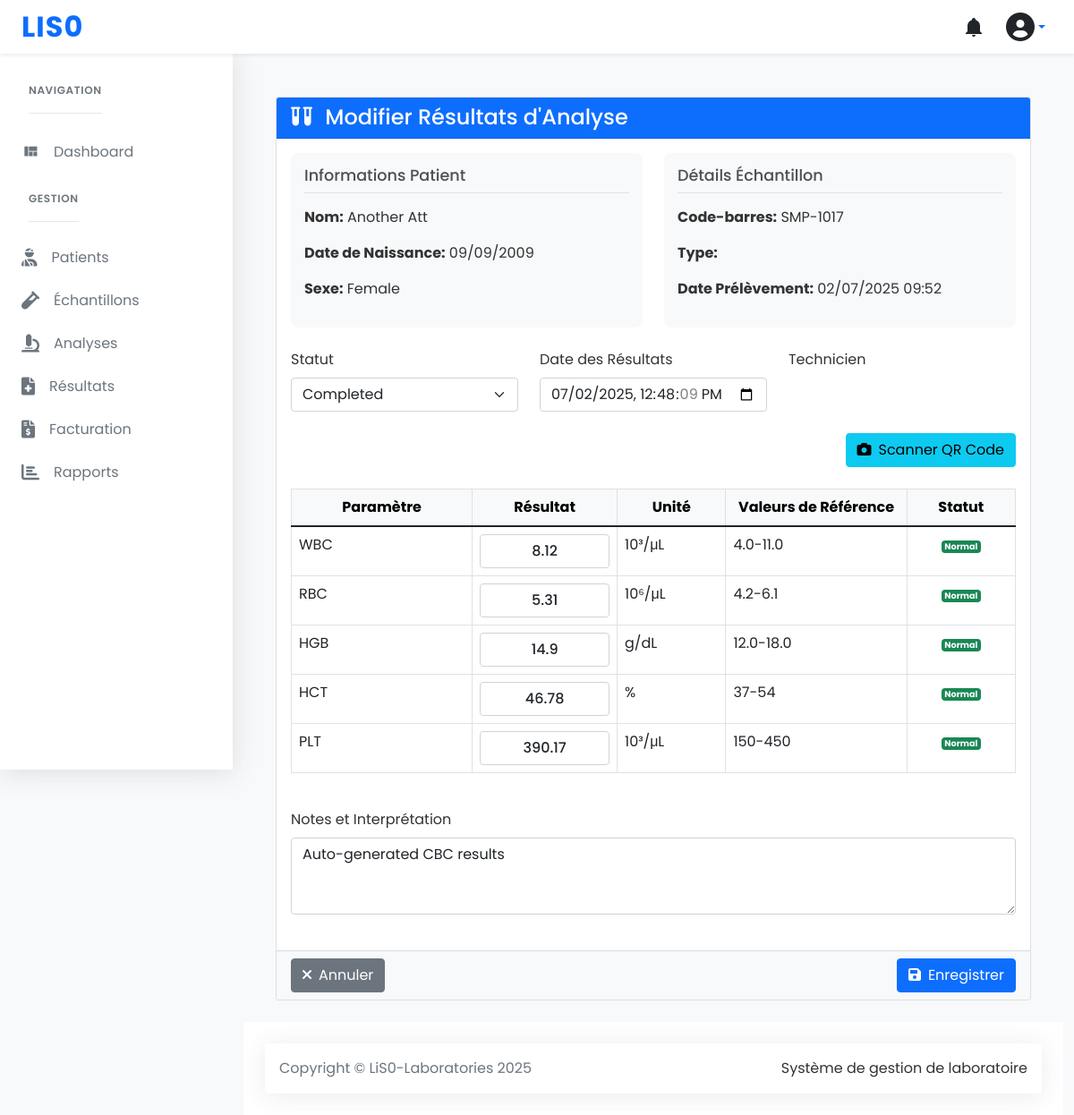
The app's page /results/21/edit/ with its own data.
### results/models.py (models this page shows, shortened)
class Result(BaseModel):
    history = AuditlogHistoryField()
    STATUS_CHOICES = [
        ('pending', 'Pending'),
        ('completed', 'Completed'),
        ('verified', 'Verified'),
    ]
    qr_code = models.ImageField(upload_to='results/qr_codes/', blank=True, null=True)
    sample = models.OneToOneField(Sample, on_delete=models.CASCADE, related_name='result')
    status = models.CharField(max_length=20, choices=STATUS_CHOICES, default='pending')
    test_date = models.DateTimeField()
    completed_date = models.DateTimeField(null=True, blank=True)
    verified_by = models.CharField(max_length=100, blank=True)
    notes = models.TextField(blank=True)
    values = models.JSONField(default=dict)  # Stores test results in key-value pairs
    patient = models.ForeignKey(User, on_delete=models.CASCADE, related_name='patient_results')
    @property
    def patient(self):
        return self.sample.patient
    class Meta:
        ordering = ['-test_date']

### samples/models.py (models this page shows, shortened)
class Sample(BaseModel):
    STATUS_CHOICES = [
        ('collected', 'Collected'),
        ('received', 'Received in Lab'),
        ('processing', 'Processing'),
        ('analyzed', 'Analyzed'),
        ('reported', 'Reported'),
        ('archived', 'Archived'),
        ('rejected', 'Rejected'),
    ]
    REJECTION_REASONS = [
        ('hemolyzed', 'Hemolyzed'),
        ('insufficient', 'Insufficient Volume'),
        ('contaminated', 'Contaminated'),
    ]
    objects = SampleQuerySet.as_manager()
    patient = models.ForeignKey(Patient, on_delete=models.CASCADE, related_name='samples')
    sample_type = models.ManyToManyField(SampleType)
    collection_date = models.DateTimeField()
    received_date = models.DateTimeField(null=True, blank=True)
    status = models.CharField(max_length=20, choices=STATUS_CHOICES, default='collected')
    rejection_reason = models.CharField(max_length=20, choices=REJECTION_REASONS, blank=True, null=True)
    rejection_notes = models.TextField(blank=True, null=True)
    notes = models.TextField(blank=True)
    barcode = models.CharField(max_length=50, unique=True)
    current_technician = models.ForeignKey(
        'users.User',
        on_delete=models.SET_NULL,
        null=True,
        blank=True,
        related_name='current_samples'
    )
    qr_code = models.ImageField(upload_to='qr_codes/samples/', blank=True, null=True)
    qr_token = models.CharField(max_length=64, blank=True)
    qr_token_expires = models.DateTimeField(null=True, blank=True)
    class Meta:
        ordering = ['-collection_date']
        indexes = [
            models.Index(fields=['barcode']),
            models.Index(fields=['status']),
            models.Index(fields=['collection_date']),
        ]

### patients/models.py (models this page shows, shortened)
class Patient(models.Model):
    GENDER_CHOICES = [
        ('M', 'Male'),
        ('F', 'Female'),
        ('O', 'Other'),
    ]
    first_name = models.CharField(max_length=100)
    last_name = models.CharField(max_length=100)
    date_of_birth = models.DateField()
    gender = models.CharField(max_length=1, choices=GENDER_CHOICES)
    phone_number = models.CharField(max_length=17)
    email = models.EmailField(blank=True)
    address = models.TextField(blank=True)
    medical_history = models.TextField(blank=True)
    qr_code = models.ImageField(upload_to='patient_qr_codes/', blank=True)
    qr_token = models.CharField(max_length=64, blank=True)
    qr_token_expires = models.DateTimeField(null=True, blank=True)
    created_at = models.DateTimeField(auto_now_add=True)
    updated_at = models.DateTimeField(auto_now=True)
    @property
    def full_name(self):
        return f"{self.first_name} {self.last_name}"
    class Meta:
        ordering = ['-created_at']
        verbose_name = 'Patient'
        verbose_name_plural = 'Patients'

### results/views.py (the view, shortened to what this page needs)
# urls.py: path('results/<int:pk>/edit/', ResultUpdateView.as_view(), name='edit_result'),
class ResultUpdateView(UpdateView):
    model = Result
    form_class = ResultForm
    template_name = 'results/result_form.html'
    context_object_name = 'result'
    def get_context_data(self, **kwargs):
        context = super().get_context_data(**kwargs)
        context['editing'] = True
        return context

### results/forms.py (called while the page is built)
    def _get_reference_range(self, parameter):
        ranges = {
            'WBC': '4.0-11.0', 'RBC': '4.2-6.1', 'HGB': '12.0-18.0',
            'HCT': '37-54', 'PLT': '150-450', 'GLU': '70-100',
            'CA': '8.5-10.2', 'NA': '135-145', 'K': '3.5-5.2',
            'CL': '98-107', 'CO2': '23-29'
        }
        return ranges.get(parameter, 'N/A')

### templates/results/result_form.html (shortened to what this page needs)
{% extends "base.html" %}
{% load static %}
{% block content %}
<div class="container mt-4">
  <div class="card">
    <div class="card-header bg-primary text-white">
      <h4 class="mb-0">
        <i class="fas fa-vials me-2"></i>
        {% if editing %}Modifier{% else %}Créer{% endif %} Résultats d'Analyse
      </h4>
    </div>
    <form method="post" id="result-form">
      <div class="card-body">
        <div class="row mb-4">
          <div class="col-md-6">
            <div class="info-group">
              <h5 class="info-title">Informations Patient</h5>
              <div class="info-content">
                <p><strong>Nom:</strong> {{ result.sample.patient.full_name }}</p>
                <p><strong>Date de Naissance:</strong> {{ result.sample.patient.date_of_birth|date:"d/m/Y" }}</p>
                <p><strong>Sexe:</strong> {{ result.sample.patient.get_gender_display }}</p>
              </div>
            </div>
          </div>
          <div class="col-md-6">
            <div class="info-group">
              <h5 class="info-title">Détails Échantillon</h5>
              <div class="info-content">
                <p><strong>Code-barres:</strong> {{ result.sample.barcode }}</p>
                <p><strong>Type:</strong> {{ result.sample.get_sample_type_display }}</p>
                <p><strong>Date Prélèvement:</strong> {{ result.sample.collection_date|date:"d/m/Y H:i" }}</p>
              </div>
            </div>
          </div>
        </div>
        <div class="row mb-4">
          <div class="col-md-4">
            <div class="form-group">
              <label for="{{ form.status.id_for_label }}" class="form-label">Statut</label>
              {{ form.status }}
            </div>
          </div>
          <div class="col-md-4">
            <div class="form-group">
              <label for="{{ form.test_date.id_for_label }}" class="form-label">Date des Résultats</label>
              {{ form.test_date }}
            </div>
          </div>
          <div class="col-md-4">
            <div class="form-group">
              <label for="{{ form.technician.id_for_label }}" class="form-label">Technicien</label>
            </div>
          </div>
        </div>
        <div class="row mb-4">
          <div class="col-md-12">
            <div class="d-flex justify-content-end">
              <button type="button" class="btn btn-info" onclick="document.getElementById('qrUpload').click()">
                <i class="fas fa-camera me-2"></i>Scanner QR Code
              </button>
            </div>
          </div>
        </div>
        <div class="table-responsive mb-4">
          <table class="table table-bordered table-hover">
            <thead class="table-light">
              <tr>
                <th width="25%">Paramètre</th>
                <th width="20%">Résultat</th>
                <th width="15%">Unité</th>
                <th width="25%">Valeurs de Référence</th>
                <th width="15%">Statut</th>
              </tr>
            </thead>
            <tbody>
              {% for param, value in result.values.items %}
              <tr>
                <td>{{ param }}</td>
                <td>
                  <input type="text"
                         name="values_{{ param }}"
                         value="{{ value }}"
                         class="form-control result-input"
                         data-param="{{ param }}"
                         required>
                </td>
                <td>
                  {% if param == 'WBC' %}10³/μL
                  {% elif param == 'RBC' %}10⁶/μL
                  {% elif param == 'HGB' %}g/dL
                  {% elif param == 'HCT' %}%
                  {% elif param == 'PLT' %}10³/μL
                  {% elif param == 'GLU' %}mg/dL
                  {% elif param == 'CA' %}mg/dL
                  {% elif param == 'NA' %}mmol/L
                  {% elif param == 'K' %}mmol/L
                  {% elif param == 'CL' %}mmol/L
                  {% elif param == 'CO2' %}mmol/L
                  {% else %}N/A{% endif %}
                </td>
                <td>
                  {% if param == 'WBC' %}4.0-11.0
                  {% elif param == 'RBC' %}4.2-6.1
                  {% elif param == 'HGB' %}12.0-18.0
                  {% elif param == 'HCT' %}37-54
                  {% elif param == 'PLT' %}150-450
                  {% elif param == 'GLU' %}70-100
                  {% elif param == 'CA' %}8.5-10.2
                  {% elif param == 'NA' %}135-145
                  {% elif param == 'K' %}3.5-5.2
                  {% elif param == 'CL' %}98-107
                  {% elif param == 'CO2' %}23-29
                  {% else %}N/A{% endif %}
                </td>
                <td class="text-center">
                  <span class="badge status-badge" id="status-{{ param }}">
                  </span>
                </td>
              </tr>
              {% endfor %}
            </tbody>
          </table>
        </div>
        <div class="form-group mb-4">
          <label for="{{ form.notes.id_for_label }}" class="form-label">Notes et Interprétation</label>
          {{ form.notes }}
        </div>
      </div>
      <div class="card-footer bg-light">
        <div class="d-flex justify-content-between">
          <a href="{% if editing %}{% url 'results:detail' result.pk %}{% else %}{% url 'results:list' %}{% endif %}"
             class="btn btn-secondary">
            <i class="fas fa-times me-2"></i>Annuler
          </a>
          <button type="submit" class="btn btn-primary" id="submit-btn">
            <i class="fas fa-save me-2"></i>Enregistrer
          </button>
        </div>
      </div>
    </form>
  </div>
</div>
{% endblock %}

### static/css/spica-styles.css (style rules this page uses)
body { font-family: 'Poppins', sans-serif; background-color: #f8f9fa; color: #333; }
.badge { font-size: 0.6rem; padding: 0.25em 0.4em; }

### templates/results/result_form.html (style rules this page uses)
.info-group { background-color: #f8f9fa; border-radius: 8px; padding: 15px; height: 100%; }
.info-title { color: #495057; font-size: 1.1rem; border-bottom: 1px solid #dee2e6; padding-bottom: 8px; margin-bottom: 15px; }
.result-input { text-align: center; font-weight: 500; }
.table th { vertical-align: middle; text-align: center; }
.status-badge { font-size: 0.85rem; min-width: 70px; display: inline-block; }
textarea { min-height: 100px; }

### records on screen
Result: sample.patient.full_name "Another Att", sample.patient.date_of_birth "09/09/2009", sample.patient.gender "Female", sample.barcode "SMP-1017", sample.collection_date "02/07/2025 09:52", status "Completed", test_date "07/02/2025 12:48:09", notes "Auto-generated CBC results"

### other values on screen
{{ param }} "WBC" "RBC" "HGB" "HCT" "PLT"
